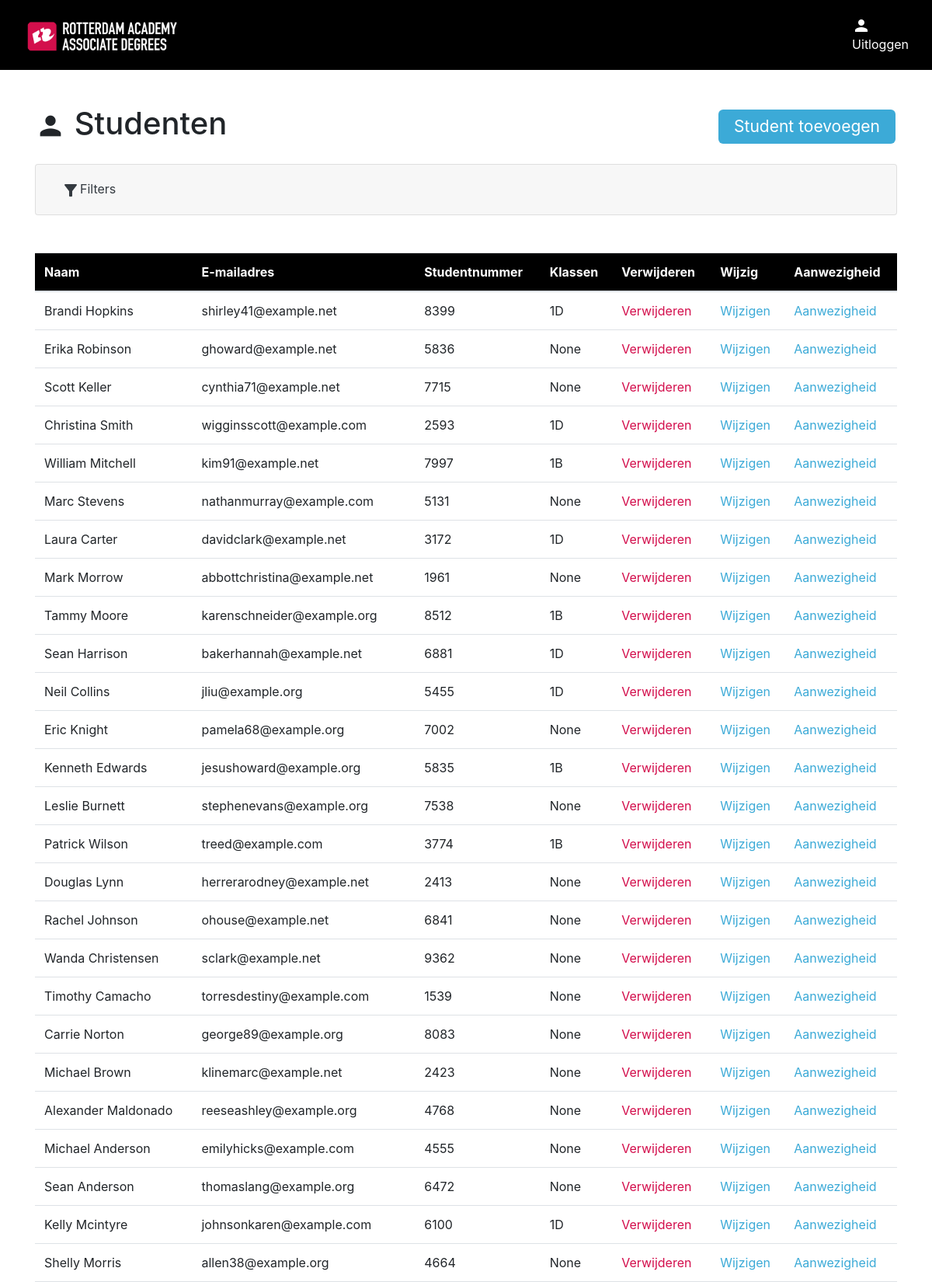
The page /studenten_overzicht (upper part) on the database its author committed.
### models/studentModel.py (models this page shows)
class Student(UserMixin, db.Model):
    id = db.Column(db.Integer, primary_key=True)
    name = db.Column(db.String(100), nullable=False)
    email = db.Column(db.String(100), nullable=False)
    password = db.Column(db.String(255), nullable=True)
    student_number = db.Column(db.Integer, nullable=True)
    classes = relationship('StudentClass', backref=db.backref('student_record', lazy=True, cascade='all, delete'))
    def to_dict(self):
        return {
            'id': self.id,
            'name': self.name,
            'email': self.email,
            'password': self.password,
            'student_number': self.student_number,
            'classes': [{'id': c.class_id,
                         'name': c.classes.name if c.classes else None
                         } for c in self.classes]
        }

### models/classModel.py (models this page shows)
class Class(db.Model):
    id = db.Column(db.Integer, primary_key=True)
    name = db.Column(db.String(100), nullable=False)
    student_classes = db.relationship('StudentClass', backref=db.backref('student', lazy=True))
    lessons = db.relationship('LessonClass', backref=db.backref('classes', lazy=True))
    def to_dict(self):
        return {
            'id': self.id,
            'name': self.name,
            'students': [{'id': s.student_id,
                          'name': s.student.name
                          } for s in self.student_classes],
        }

### routes/studentRoutes.py (the view)
    @app.route("/studenten_overzicht")
    def students_index():
        students = StudentController.get_all_students()
        classes = ClassController.get_all_classes()
        return render_template(
            "students/index.html", students=students, classes=classes
        )

### controllers/classController.py (called while the page is built)
    @staticmethod
    def get_all_classes():
        classes = Class.query.all()
        class_dict = [class_.to_dict() for class_ in classes]
        return class_dict

### controllers/studentController.py (called while the page is built)
    @staticmethod
    def get_all_students():
        students = Student.query.all()
        students_dict = [student.to_dict() for student in students]
        return students_dict

### templates/students/index.html (shortened to what this page needs)
{% include "layout.html" %}
{% block content %}
{% include "navigation.html" %}
<div class="container students">
    <div class="index" id="students">
        <div class="top-content">
            <h1><span class="material-icons" style="font-size: 40px;">person</span> Studenten</h1>
            <a href="#" class="button" id="btnCreate" data-toggle="modal" data-target="#studentModalCreate">Student toevoegen</a>
        </div>
        <div class="accordion mb-5" id="filterAccordion">
            <div class="card">
              <div class="card-header" id="filterAccordionHeader">
                <h2 class="mb-0">
                  <button class="btn btn-link btn-block text-left text-dark" type="button" data-toggle="collapse" data-target="#collapseOne" aria-expanded="true" aria-controls="collapseOne">
                    <span class="material-icons">filter_alt</span>Filters
                  </button>
                </h2>
              </div>
            </div>
        </div>
        <table class="table">
            <thead style="background-color: black; color: #fff;">
            <tr>
                <th scope="Name">Naam</th>
                <th scope="Date">E-mailadres</th>
                <th scope="Starttime">Studentnummer</th>
                <th scope="Classes">Klassen</th>
                <th scope="Delete">Verwijderen</th>
                <th scope="Change">Wijzig</th>
                <th scope="Change">Aanwezigheid</th>
            </tr>
            </thead>
            <tbody>
            {% for student in students %}
            <tr>
                <td>{{ student.name }}</td>
                <td>{{ student.email }}</td>
                <td>{{ student.student_number }}</td>
                <td>
                    {% for class in student.classes %}
                    {{ class.name }}
                    {% endfor %}
                </td>
                <td><a href="#" class="red showDeleteRowModal" data-id="{{ student.id }}" data-toggle="modal" data-target="#deleteRowConfirmation">Verwijderen</a></td>
                <td><a href="#" class="blue" data-id="{{ student.id }}" id="btnEdit" data-toggle="modal" data-target="#studentModalUpdate">Wijzigen</a></td>
                <td><a href="/students/{{ student.student_number }}/aanwezigheid" class="blue">Aanwezigheid</a></td>
            </tr>
            {% endfor %}
            </tbody>
        </table>
    </div>
</div>
{% endblock %}

### static/css/style.css (style rules this page uses)
:root { --black: #000; --white: #fff; --racRed: #D30E4C; --racBlue: #3CAAD7; --textColor: #272727; }
.container { position: relative; top: 90px; }
.button { background-color: var(--racBlue); border: none; color: var(--white); padding: 6px 20px; text-align: center; display: inline-block; font-size: 21px; margin: 4px 2px; border-radius: 6px; }
.red { color: var(--racRed) !important; }
.blue { color: var(--racBlue) !important; }
.index .top-content { display: flex; justify-content: space-between; align-items: center; margin: 45px 0 20px 0; }
.material-icons { vertical-align: middle; }

### rows shown on the page
Student: name "Brandi Hopkins", email "shirley41@example.net", student_number "8399"
Class: name "1D"
Student: name "Erika Robinson", email "ghoward@example.net", student_number "5836", name "None"
Student: name "Scott Keller", email "cynthia71@example.net", student_number "7715", name "None"
Student: name "Christina Smith", email "wigginsscott@example.com", student_number "2593"
Student: name "William Mitchell", email "kim91@example.net", student_number "7997"
Class: name "1B"
Student: name "Marc Stevens", email "nathanmurray@example.com", student_number "5131", name "None"
Student: name "Laura Carter", email "davidclark@example.net", student_number "3172"
Student: name "Mark Morrow", email "abbottchristina@example.net", student_number "1961", name "None"
Student: name "Tammy Moore", email "karenschneider@example.org", student_number "8512"
Student: name "Sean Harrison", email "bakerhannah@example.net", student_number "6881"
Student: name "Neil Collins", email "jliu@example.org", student_number "5455"
Student: name "Eric Knight", email "pamela68@example.org", student_number "7002", name "None"
Student: name "Kenneth Edwards", email "jesushoward@example.org", student_number "5835"
Student: name "Leslie Burnett", email "stephenevans@example.org", student_number "7538", name "None"
Student: name "Patrick Wilson", email "treed@example.com", student_number "3774"
Student: name "Douglas Lynn", email "herrerarodney@example.net", student_number "2413", name "None"
Student: name "Rachel Johnson", email "ohouse@example.net", student_number "6841", name "None"
Student: name "Wanda Christensen", email "sclark@example.net", student_number "9362", name "None"
Student: name "Timothy Camacho", email "torresdestiny@example.com", student_number "1539", name "None"
Student: name "Carrie Norton", email "george89@example.org", student_number "8083", name "None"
Student: name "Michael Brown", email "klinemarc@example.net", student_number "2423", name "None"
Student: name "Alexander Maldonado", email "reeseashley@example.org", student_number "4768", name "None"
Student: name "Michael Anderson", email "emilyhicks@example.com", student_number "4555", name "None"
Student: name "Sean Anderson", email "thomaslang@example.org", student_number "6472", name "None"
Student: name "Kelly Mcintyre", email "johnsonkaren@example.com", student_number "6100"
Student: name "Shelly Morris", email "allen38@example.org", student_number "4664", name "None"
